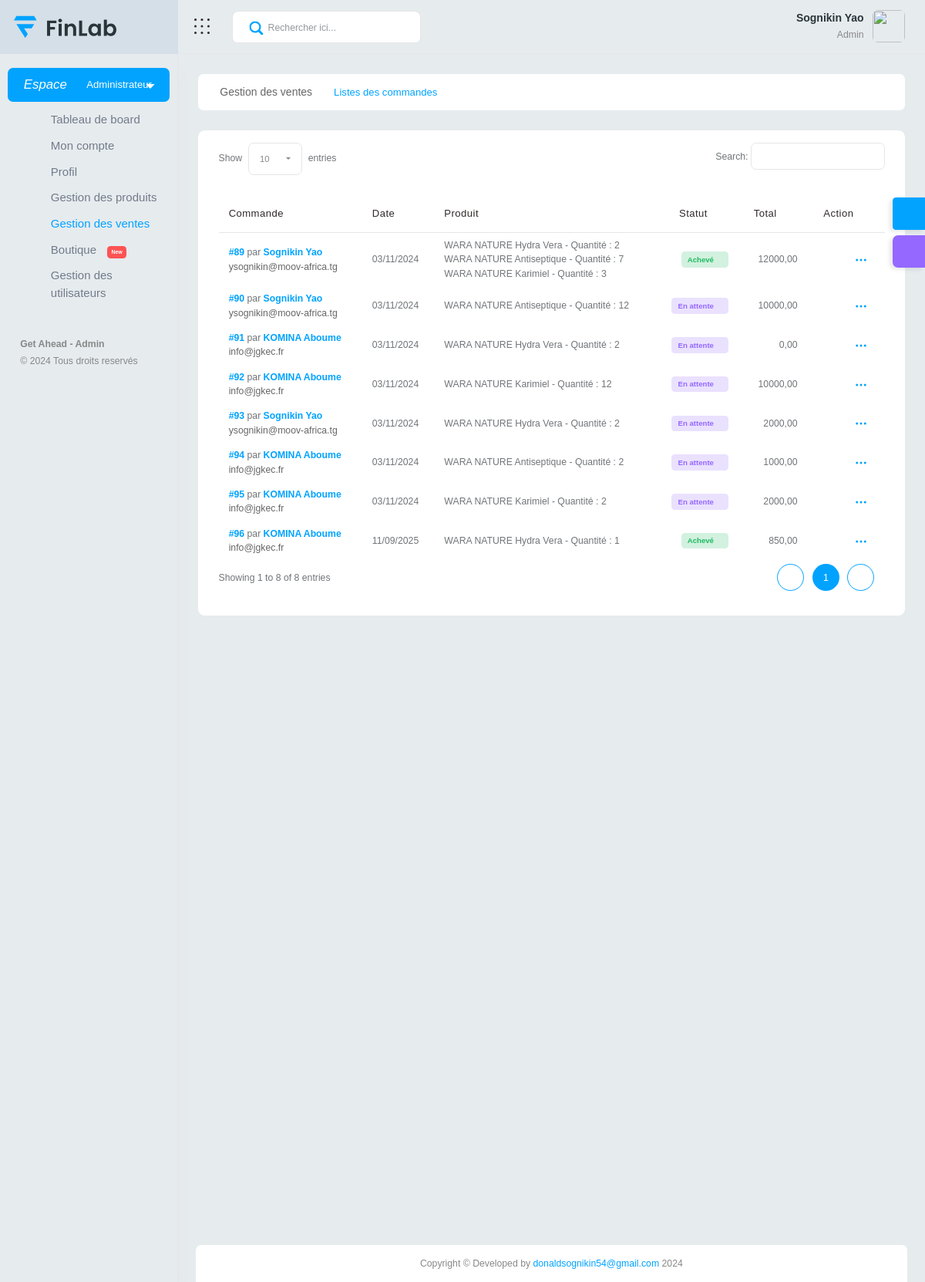
The page /affiliation/boutique-affichage-gestion-des-ventes (signed in) on the database its author committed.
### affiliation/models.py (models this page shows, shortened)
class User(auth_models.AbstractBaseUser, auth_models.PermissionsMixin):
    SEXE = (
        (u"Homme", u"Homme"),
        (u"Femme", u"Femme")
    )
    """
    Informations de base
    """
    nom_d_utilisateur = models.CharField(unique=True, max_length=255, null=True, blank=False,
                                         help_text="Le nom d'utilisateur servira à se connecter à la plateforme, "
                                                   "également pour parrainer un membre. Ex. toto21")
    nom_du_parent = models.ForeignKey("self", on_delete=models.SET_NULL, verbose_name='Parrain', null=True, blank=True)
    nom = models.CharField(max_length=255, null=True)
    prenom = models.CharField(max_length=255, blank=False, null=True)
    mail = models.EmailField(null=True, blank=False)
    pays = models.ForeignKey(CodePays, on_delete=models.SET_NULL, null=True, blank=True)
    telephone = models.BigIntegerField(blank=True, null=True, unique=True)
    palier = models.ForeignKey(Palier, null=True, blank=True, on_delete=models.SET_NULL)
    groupe = models.ForeignKey(Groupe, null=True, blank=False, on_delete=models.SET_NULL,
                               verbose_name="Nom de l'équipe",
                               help_text="Le groupe permettra de voir l'ensemble de ses membres")
    """
    Informations supplémentaires
    """
    avatar = models.ImageField(blank=True, null=True, upload_to="avatars")
    annee_de_naissance = models.DateField(null=True, blank=True)
    sexe = models.CharField(choices=SEXE, max_length=120, null=True, blank=True)
    """
    Données systèmes
    """
    don_bam = models.BooleanField(default=False, null=True, blank=True)
    don_zou = models.BooleanField(default=False, null=True, blank=True)
    don_maya = models.BooleanField(default=False, null=True, blank=True)
    profil = models.ForeignKey(Profils, on_delete=models.SET_NULL, null=True, blank=True)
    nb_pers_amene = models.PositiveSmallIntegerField(null=True, blank=True, default=0)
    point = models.PositiveSmallIntegerField(null=True, blank=True, default=0)
    balances = models.JSONField(default=dict, blank=True)  # Balance des achats par catégorie
    points_initial_attribues = models.JSONField(default=dict, blank=True)  # Suivi des points initiaux par catégorie
    palier_recommence = models.IntegerField(default=0, blank=True)
    unique_id = models.CharField(max_length=100, null=True, blank=True, unique=True)
    """
    Django settings
    """
    is_active = models.BooleanField(default=True, blank=True)
    is_admin = models.BooleanField(default=False, blank=True)
    date_d_ajout = models.DateTimeField(auto_now_add=True, null=True, blank=True,
                                        verbose_name="Date d'enrégistrement de l'utilisateur")
    objects = UserManager()
    USERNAME_FIELD = 'nom_d_utilisateur'
    REQUIRED_FIELDS = ['nom', 'prenom', 'mail']
    class Meta:
        verbose_name = 'Utilisateur'
        verbose_name_plural = 'Utilisateurs'
        ordering = ('-id',)
    def __str__(self):
        return f"{self.nom} {self.prenom}"

class HistoriqueVente(models.Model):
    STATUT = (
        (u"Achevé", u"Achevé"),
        (u"En attente", u"En attente")
    )
    panier = models.ManyToManyField(ArticlePanier)
    prix = models.DecimalField(max_digits=15, decimal_places=2)
    client = models.ForeignKey(User, on_delete=models.SET_NULL, null=True)
    commentaire = models.TextField(blank=True)
    date = models.DateTimeField(auto_now_add=True)
    statut = models.CharField(choices=STATUT, max_length=120, null=True, blank=True)
    commande = models.BooleanField(default=False)
    archive = models.BooleanField(default=False)
    class Meta:
        ordering = ('-id',)

class ArticlePanier(models.Model):
    panier = models.ForeignKey(Panier, on_delete=models.SET_NULL, null=True, related_name="articles")
    produit = models.ForeignKey(PrixProduit, on_delete=models.SET_NULL, null=True)
    quantite = models.PositiveIntegerField(default=0)
    archive = models.BooleanField(default=False)

class PrixProduit(models.Model):
    produit = models.ForeignKey(Produit, on_delete=models.SET_NULL, null=True)
    prix = models.DecimalField(max_digits=15, decimal_places=2, null=True)
    ancien_prix = models.DecimalField(max_digits=15, decimal_places=2, null=True, default=0, blank=True)
    date = models.DateTimeField(auto_now_add=True)
    archive = models.BooleanField(default=False)

class Produit(models.Model):
    codeproduit = models.UUIDField(default=uuid.uuid4, editable=False, unique=True)
    libelle = models.CharField(max_length=100, verbose_name="Désignation du produit")
    description = models.TextField(null=True)
    categorie = models.ForeignKey(CategorieProduit, on_delete=models.SET_NULL, null=True)
    quantite = models.IntegerField(null=True)
    madein = models.CharField(max_length=100, blank=True, verbose_name="Pays de fabrication")
    image1 = models.ImageField(null=True, upload_to="produits/")
    image2 = models.ImageField(null=True, blank=True, upload_to="produits/")
    image3 = models.ImageField(null=True, blank=True, upload_to="produits/")
    image4 = models.ImageField(null=True, blank=True, upload_to="produits/")
    image5 = models.ImageField(null=True, blank=True, upload_to="produits/")
    marque = models.CharField(max_length=100, null=True, blank=True)
    modele = models.CharField(max_length=100, null=True, blank=True)
    forme = models.CharField(max_length=100, null=True, blank=True)
    couleur = models.CharField(max_length=100, null=True, blank=True)
    date = models.DateTimeField(auto_now_add=True)
    archive = models.BooleanField(default=False)

### affiliation/views.py (the view)
@login_required
def vente(request):
    historiques = HistoriqueVente.objects.filter(archive=False).order_by('-date')
    context = {
        'historiques': historiques,
    }
    return render(request, 'vente/vente.html', context)

### affiliation/templates/vente/vente.html (shortened to what this page needs)
{% extends "base.html" %}
{% load static %}
{% block link %}
<link href="{% static 'vendor/bootstrap-select/dist/css/bootstrap-select.min.css' %}" rel="stylesheet">
<link href="{% static 'vendor/datatables/css/jquery.dataTables.min.css' %}" rel="stylesheet">
<link href="{% static 'vendor/datatables/responsive/responsive.css' %}" rel="stylesheet">
<link href="{% static 'vendor/bootstrap-select/dist/css/bootstrap-select.min.css' %}" rel="stylesheet">
  <link href="../css2?family=Material+Icons" rel="stylesheet">
<link href="{% static 'css/style.css' %}" rel="stylesheet">
{% endblock %}
{% block content %}
<div class="content-body default-height">
    <div class="container-fluid">
        <div class="row">
            <div class="col-xl-12">
                <div class="page-titles">
                    <nav style="--bs-breadcrumb-divider: '>';" aria-label="breadcrumb">
                        <ol class="breadcrumb">
                          <li class="breadcrumb-item"><a href="#">Gestion des ventes</a></li>
                          <li class="breadcrumb-item active" aria-current="page">Listes des commandes</li>
                        </ol>
                      </nav>
                </div>
            </div>
            <div class="col-lg-12">
                <div class="row">
                    <div class="col-lg-12">
                        <div class="card">
                            <div class="card-body py-3">
                                <div class="table-responsive">
                                    <table id="example3" class="table table-sm mb-0">
                                        <thead>
                                            <tr>
                                                <th class="align-middle">Commande</th>
                                                <th class="align-middle pe-7">Date</th>
                                                <th class="align-middle" style="min-width: 12.5rem;">Produit</th>
                                                <th class="align-middle text-end">Statut</th>
                                                <th class="align-middle text-end">Total</th>
                                                <th class="align-middle text-end">Action</th>
                                            </tr>
                                        </thead>
                                        <tbody id="orders">
                                        {% include "vente/listvente.html" %}
                                        </tbody>
                                    </table>
                                </div>
                            </div>
                        </div>
                    </div>
                </div>
            </div>
        </div>
    </div>
</div>
{% endblock %}

### affiliation/templates/base.html (shortened to what this page needs)
{% load static %}
<!DOCTYPE html>
<html lang="fr">
<head>
	{% block link %}{% endblock %}
</head>
<body>
    <div id="main-wrapper" class="wallet-open active">
      <div class="nav-header">
            <a href="#" class="brand-logo">
				<div class="brand-title">
				</div>
            </a>
            <div class="nav-control">
                <div class="hamburger">
                </div>
            </div>
        </div>
		<div class="header">
            <div class="header-content">
                <nav class="navbar navbar-expand">
                    <div class="collapse navbar-collapse justify-content-between">
                        <div class="header-left">
							<div class="input-group search-area">
								<span class="input-group-text"><a href="javascript:void(0)">
								</a></span>
								<input type="text" class="form-control" placeholder="Rechercher ici...">
							</div>
                        </div>
                        <ul class="navbar-nav header-right">
							<li class="nav-item">
								<div class="dropdown header-profile2">
									<a class="nav-link" href="javascript:void(0);" role="button" data-bs-toggle="dropdown" aria-expanded="false">
										<div class="header-info2 d-flex align-items-center">
											<div class="d-flex align-items-center sidebar-info">
												<div class="d-none d-md-block">
													<h5 class="mb-0">{{request.user}}</h5>
													{% if request.user.is_admin %}
													<p class="mb-0 text-end">Admin</p>
													{% else %}
													<p class="mb-0 text-end">Utilisateur</p>
													{% endif %}
												</div>
											</div>
											<img src="{% static 'images/icons-user-profile-social-blue2.png' %}" alt="">
										</div>
									</a>
								</div>
							</li>
                        </ul>
                    </div>
				</nav>
			</div>
		</div>
        <div class="dlabnav">
			<div class="dlabnav-scroll">
				<ul class="metismenu" id="menu">
					<li>
						{% if request.user.is_admin is True %}
						<a class="has-arrow " href="javascript:void(0);" aria-expanded="false">
							<i class="material-icons">Espace &nbsp;</i>
							<span class="nav-text">Administrateur</span>
						</a>
						{% else %}
						<a class="has-arrow " href="javascript:void(0);" aria-expanded="false">
							<i class="material-icons">Espace &nbsp;</i>
							<span class="nav-text">Utilisateur</span>
						</a>
						{% endif %}
						<ul aria-expanded="false">
							{% if request.user.is_admin is True %}<li><a style="font-size:15px" href="{% url 'dash' %}">Tableau de board</a></li>{% endif %}
							<li><a style="font-size:15px" href="{% url 'profile' %}">Mon compte</a></li>
							<li><a style="font-size:15px" href="{% url 'editerprofile' %}">Profil</a></li>
							{% if request.user.is_admin is True %}<li><a style="font-size:15px" href="{% url 'stock' %}">Gestion des produits</a></li>{% endif %}
							{% if request.user.is_admin is True %}<li><a style="font-size:15px" href="{% url 'vente' %}">Gestion des ventes</a></li>{% endif %}
							{% if request.user.is_admin is True %}
							<li><a style="font-size:15px" href="{% url 'boutique' %}">Boutique<span class="badge badge-xs badge-danger ms-3">New</span></a></li>
							{% else %}
							<li><a style="font-size:15px" href="{% url 'produitfrontend' %}">Boutique</a></li>
							{% endif %}
							{% if request.user.is_admin is True %}<li><a style="font-size:15px" href="{% url 'user_creation' %}">Gestion des utilisateurs</a></li>{% endif %}
						</ul>
					</li>
				</ul>
				<div class="copyright">
					<p><strong>Get Ahead - Admin</strong> © 2024 Tous droits reservés</p>
				</div>
			</div>
        </div>
		{% block content %}
		{% endblock %}
		{% block footer %}
		<div class="footer outer-footer">
			<div class="copyright">
				<p>Copyright © Developed by <a href="mailto:donaldsognikin54@gmail.com" target="_blank">donaldsognikin54@gmail.com</a> 2024</p>
			</div>
		</div>
		{% endblock %}
	</div>
</body>
</html>

### affiliation/templates/vente/listvente.html (shortened to what this page needs)
{% for historique in historiques %}
<tr class="btn-reveal-trigger">
    <td class="py-2">
        <a href="#">
            <strong class="text-primary">#{{historique.id}}</strong></a> par <strong class="text-primary">{{historique.client}}</strong><br><a href="mailto:{{historique.panier.mail}}">{{historique.client.mail}}</a></td>
    <td class="py-2">{{historique.date|date:"d/m/Y"}}</td>
    <td class="py-2">
        <ul>
        {% for article in historique.panier.all %}
            <li>{{ article.produit.produit.libelle }} - Quantité : {{ article.quantite }}</li>
        {% endfor %}
        </ul>
    </td>
    {% if historique.statut is None %}
    <td class="py-2 text-end"><span class="badge badge-success badge-sm light">{{historique.statut}}<span class="ms-1 fa fa-check"></span></span>
    </td>
    {% elif historique.statut == "Achevé" %}
    <td class="py-2 text-end"><span class="badge badge-success badge-sm light">{{historique.statut}}<span class="ms-1 fa fa-check"></span></span>
    </td>
    {% elif historique.statut == "En attente" %}
    <td class="py-2 text-end"><span class="badge badge-secondary badge-sm light">{{historique.statut}}<span class="ms-1 fa fa-ban"></span></span>
    </td>
    {% endif %}
    <td class="py-2 text-end">{{historique.prix}}</td>
    <td class="py-2 text-end">
        <div class="dropdown text-sans-serif">
            <button class="btn btn-primary tp-btn-light sharp" type="button" id="order-dropdown-0" data-bs-toggle="dropdown" data-boundary="viewport" aria-haspopup="true" aria-expanded="false">
                <span></span>
            </button>
        </div>
    </td>
</tr>
{% endfor %}

### rows shown on the page
User: user "Sognikin Yao"
HistoriqueVente: id "96", client "KOMINA Aboume", client.mail "info@jgkec.fr", date "11/09/2025", statut "Achevé", prix "850,00"
ArticlePanier: produit.produit.libelle "WARA NATURE Hydra Vera", quantite "1"
HistoriqueVente: id "95", client "KOMINA Aboume", client.mail "info@jgkec.fr", date "03/11/2024", statut "En attente", prix "2000,00"
ArticlePanier: produit.produit.libelle "WARA NATURE Karimiel", quantite "2"
HistoriqueVente: id "94", client "KOMINA Aboume", client.mail "info@jgkec.fr", date "03/11/2024", statut "En attente", prix "1000,00"
ArticlePanier: produit.produit.libelle "WARA NATURE Antiseptique", quantite "2"
HistoriqueVente: id "93", client "Sognikin Yao", client.mail "ysognikin@moov-africa.tg", date "03/11/2024", statut "En attente", prix "2000,00"
ArticlePanier: produit.produit.libelle "WARA NATURE Hydra Vera", quantite "2"
HistoriqueVente: id "92", client "KOMINA Aboume", client.mail "info@jgkec.fr", date "03/11/2024", statut "En attente", prix "10000,00"
ArticlePanier: produit.produit.libelle "WARA NATURE Karimiel", quantite "12"
HistoriqueVente: id "91", client "KOMINA Aboume", client.mail "info@jgkec.fr", date "03/11/2024", statut "En attente", prix "0,00"
ArticlePanier: produit.produit.libelle "WARA NATURE Hydra Vera", quantite "2"
HistoriqueVente: id "90", client "Sognikin Yao", client.mail "ysognikin@moov-africa.tg", date "03/11/2024", statut "En attente", prix "10000,00"
ArticlePanier: produit.produit.libelle "WARA NATURE Antiseptique", quantite "12"
HistoriqueVente: id "89", client "Sognikin Yao", client.mail "ysognikin@moov-africa.tg", date "03/11/2024", statut "Achevé", prix "12000,00"
ArticlePanier: produit.produit.libelle "WARA NATURE Hydra Vera", quantite "2"
ArticlePanier: produit.produit.libelle "WARA NATURE Antiseptique", quantite "7"
ArticlePanier: produit.produit.libelle "WARA NATURE Karimiel", quantite "3"
